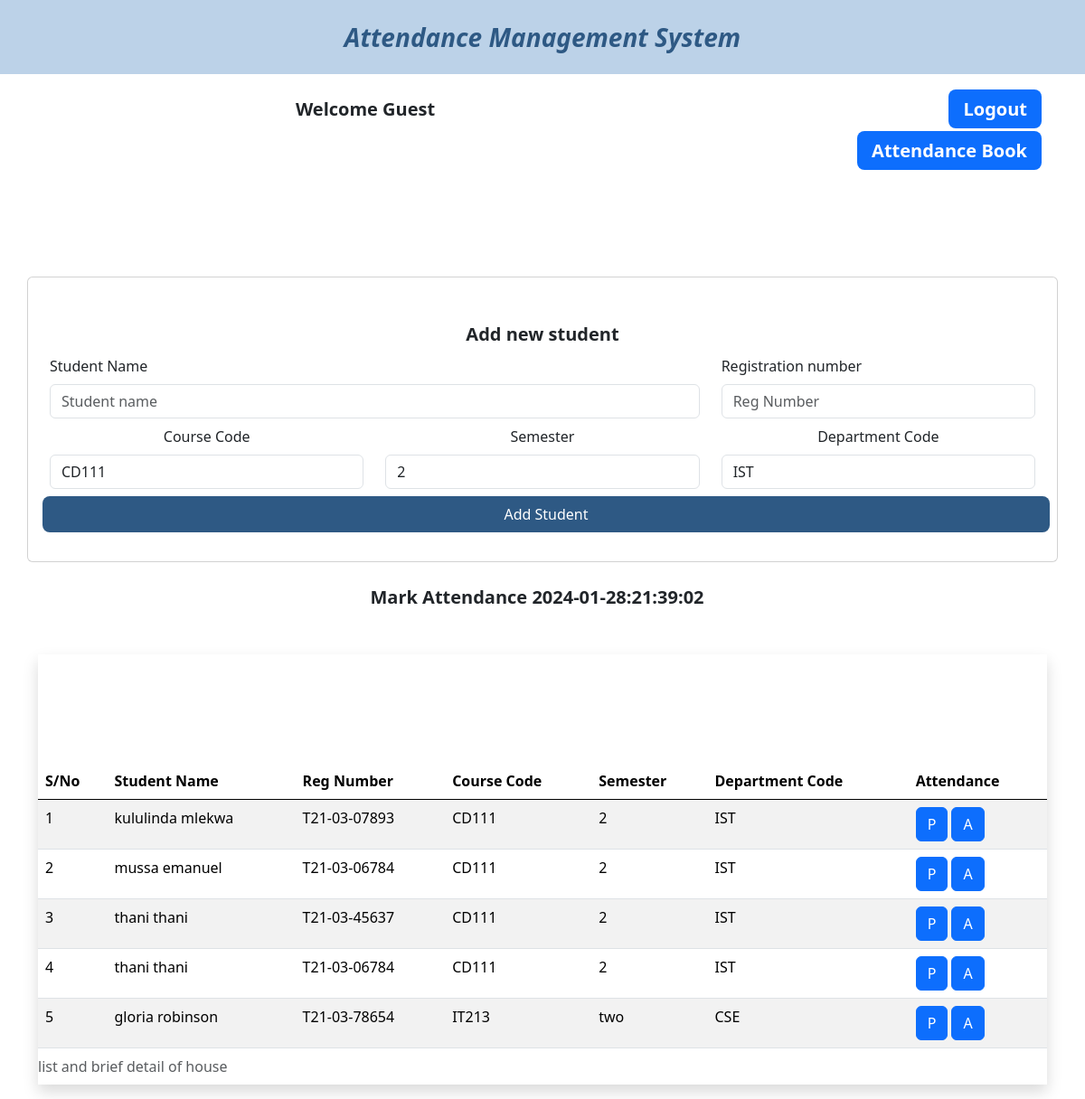
Page /student_attend.php on the earlier database version.
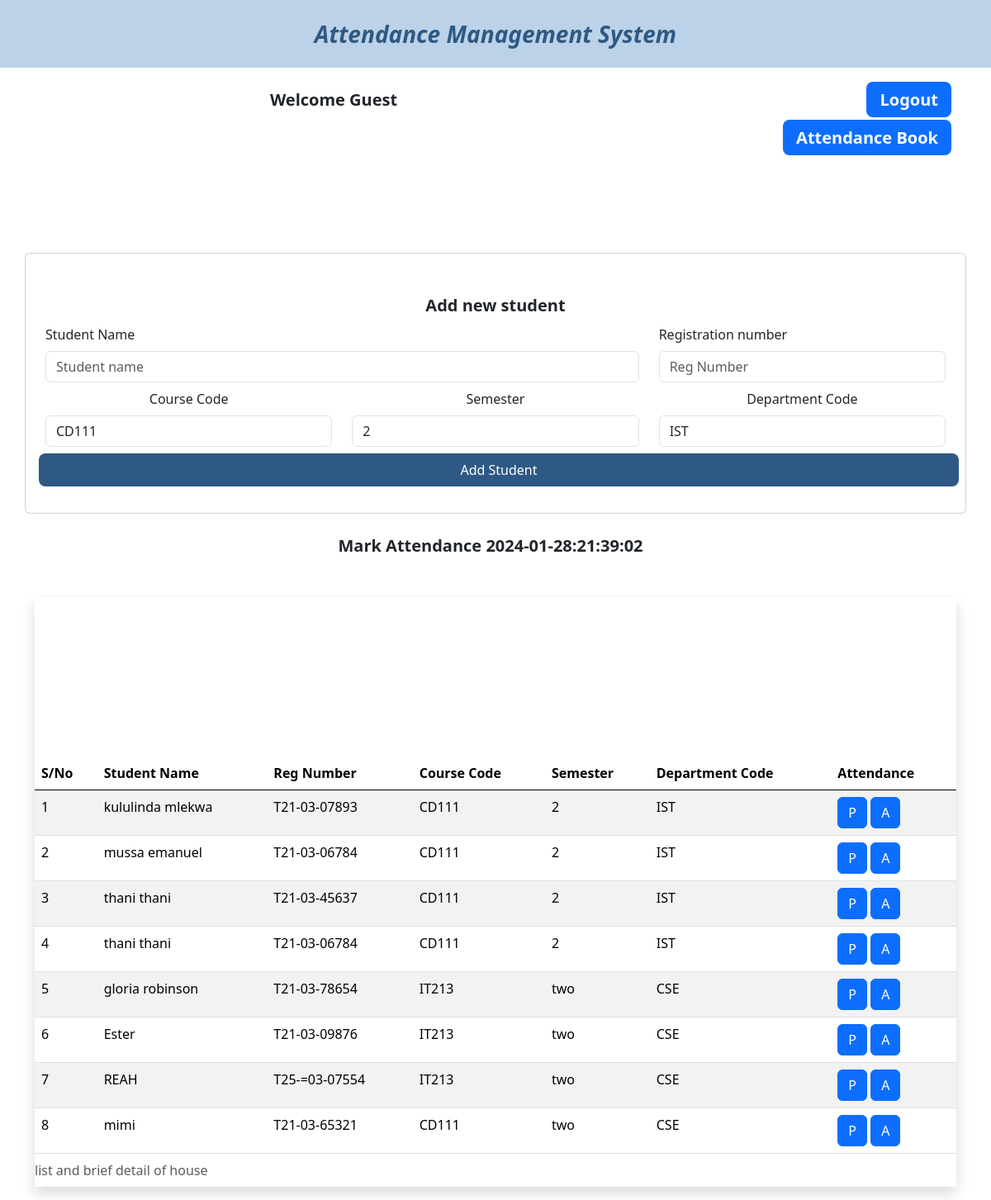
Same page on the later database version.
### tables this page shows
CREATE TABLE `add_student_tb` (
  `SID` int(11) NOT NULL,
  `student_name` varchar(255) NOT NULL,
  `reg_number` varchar(225) NOT NULL,
  `course_code` varchar(255) NOT NULL,
  `semester` varchar(50) NOT NULL,
  `department_code` varchar(50) NOT NULL,
  `status` tinyint(1) DEFAULT NULL
);

### php_logic/student_retrive_logic.php (the view, shortened to what this page needs)
<?php
$stmt = $conn->prepare("SELECT * FROM add_student_tb");
$stmt->execute();
$result = $stmt->get_result();
if ($result->num_rows > 0) {
    $id = 0;
    while ($row = $result->fetch_assoc()) {
        $id = $id + 1;
        $student_name = $row['student_name'];
        $reg_number = $row['reg_number'];
        $course_code = $row['course_code'];
        $semester = $row['semester'];
        $department_code = $row['department_code'];
        echo " <tr>
                                        <td>$id</td>
                                        <td>$student_name</td>
                                        <td>$reg_number</td>
                                        <td>$course_code</td>
                                        <td>$semester</td>
                                        <td>$department_code</td>
                                        <td><a id='btnp' class='btn btn-primary' onclick='toggleButtons_p($id)'>P</a> <a id='btna' class='btn btn-primary' onclick='toggleButtons_a($id)'>A</a></td>
                                    </tr><br>";
    }
} else {
}
?>

### student_attend.php (shortened to what this page needs)
<?php
include("./connect_db/connection.php");
?>
<!DOCTYPE html>
<html lang="en">
<head>
    <link rel="stylesheet" href="style.css">
    <link rel="stylesheet" href="/bootstrap-5.0.2-dist/css/bootstrap.min.css">
    <link rel="stylesheet" href="https://cdn.jsdelivr.net/npm/bootstrap@5.3.2/dist/css/bootstrap.min.css">
    <link rel="stylesheet" href="https://cdn.jsdelivr.net/npm/bootstrap@5.3.2/dist/css/bootstrap.min.css">
</head>
<body>
    <section class="text-center">
        <div class="nav-container text-center fw-bold ">
            <header class="fst-italic fs-3 nav-header">Attendance Management System</header>
        </div>
    </section>
    <section>
        <div class="container text-center fw-bold fs-5 m-4">
            <div class="row">
                <div class="col-sm-8">
                    <header>Welcome
                        <?php
                        echo isset($_SESSION['username']) ? $_SESSION['username'] : 'Guest';
                        ?>
                    </header>
                </div>
                <div class="col-sm-4 text-end">
                    <p class=""><a href="./php_logic/logout_logic.php" class="see_me rounded-3 py-2 px-3 bg-primary text-white">Logout</a></p>
                    <p class=""><a href="./php_logic/details_retrive_logic.php" class="see_me rounded-3 py-2 px-3 bg-primary text-white">Attendance Book</a></p>
                </div>
            </div><br><br>
        </div>
    </section>
    <section>
        <div class="container p-3 p-md-4 card mt-5">
            <div class="container   mx-10 mt-4">
                <div class="fw-bold text-center fs-5">
                    <header>Add new student</header>
                </div>
            </div>
            <form action="./php_logic/register_student_logic.php" method="POST">
                <div class="row">
                    <div class="col-sm-8">
                        <label class="mt-2" for="course_code">Student Name</label>
                        <input type="text" class="mt-2 form-control" placeholder="Student name" name="student_name" required>
                    </div>
                    <div class="col-sm-4">
                        <label class="mt-2" for="course_code">Registration number</label>
                        <input type="text" class="mt-2 form-control" placeholder="Reg Number" name="reg_number" required>
                    </div>
                </div>
                <div class="row text-center">
                    <div class="col">
                        <label class="mt-2" for="course_code">Course Code</label>
                        <select type="text" class="mt-2 form-control" placeholder="Course Code" name="course_code" required>
                            <?php
                            $sql = "SELECT DISTINCT course_code FROM user_tb";
                            $st = $conn->prepare($sql);
                            $st->execute();
                            $result = $st->get_result();
                            if ($result->num_rows > 0) {
                                while ($row = $result->fetch_assoc()) {
                                    $course_code = $row['course_code'];
                                    echo "
                  <option value='$course_code'>$course_code</option>
                  <br>";
                                }
                            } else {
                                echo "No results found";
                            }
                            ?>
                        </select>
                    </div>
                    <div class="col">
                        <label class="mt-2" for="semester">Semester</label>
                        <select type="text" class="mt-2 form-control" placeholder="Semester" name="semester" required>
                            <?php
                            $sql = "SELECT DISTINCT semester FROM user_tb";
                            $st = $conn->prepare($sql);
                            $st->execute();
                            $result = $st->get_result();
                            if ($result->num_rows > 0) {
                                while ($row = $result->fetch_assoc()) {
                                    $semester = $row['semester'];
                                    echo "
                  <option value='$semester'>$semester</option>
                  <br>";
                                }
                            } else {
                                echo "No results found";
                            }
                            ?>
                        </select>
                    </div>
                    <div class="col">
                        <label class="mt-2" for="department_code">Department Code</label>
                        <select type="text" class="mt-2 form-control" placeholder="Department Code" name="department_code" required>
                            <?php
                            $sql = "SELECT DISTINCT department_code FROM user_tb";
                            $st = $conn->prepare($sql);
                            $st->execute();
                            $result = $st->get_result();
                            if ($result->num_rows > 0) {
                                while ($row = $result->fetch_assoc()) {
                                    $department_code = $row['department_code'];
                                    echo "
                  <option value='$department_code'>$department_code</option>
                  <br>";
                                }
                            } else {
                                echo "No results found";
                            }
                            ?>
                        </select>
                    </div>
                    <input type="submit" class="submit-btn mx-1 m-2 p-2 rounded-3  " value="Add Student" name="add_student">
                </div>
        </div>
    </section>
    <section>
        <div class="container text-center fw-bold fs-5 m-4">
            <header>Mark Attendance
                <?php
                $current_date = date('Y-m-d:H:i:s');
                echo $current_date;
                ?>
            </header>
        </div>
        <div class="container mt-5">
    <div class="row justify-content-center">
        <div class="col-md-13">
            <div class="bg-white rounded-lg shadow p-6 hover:shadow-lg">
                <table class="table table-striped table-hover">
            <caption>list and brief detail of house</caption>
            <thead>
                <tr>
                    <th>S/No</th>
                    <th>Student Name</th>
                    <th>Reg Number</th>
                    <th>Course Code</th>
                    <th>Semester</th>
                    <th>Department Code</th>
                    <th>Attendance</th>
                </tr>
            </thead>
            <tbody>
                <?php
                include("./php_logic/student_retrive_logic.php");
                ?>
            </tbody>
                    </table>
            </div>
        </div>
    </div>
    </section>
</body>
</html>

### style.css (style rules this page uses)
* { margin: 0px; padding: 0px; }
:root { --primary-color:#BCD2E8; --secondary-color:#528AAE; --tertiary-color:#2E5984; --text-color:black; }
body { background-color: white; }
.nav-container { background-color: #BCD2E8; padding: 20px; }
.nav-header { color: var(--tertiary-color); }
.submit-btn { background-color: var(--tertiary-color); border: none; color: white; width: 50%; }
.see_me { color: var(--secondary-color); text-decoration: none; margin-left: 5px; }

Differences in the rows shown:
added add_student_tb: student_name "Ester", reg_number "T21-03-09876", course_code "IT213", semester "two", department_code "CSE"
added add_student_tb: student_name "REAH", reg_number "T25-=03-07554", course_code "IT213", semester "two", department_code "CSE"
added add_student_tb: student_name "mimi", reg_number "T21-03-65321", course_code "CD111", semester "two", department_code "CSE"
